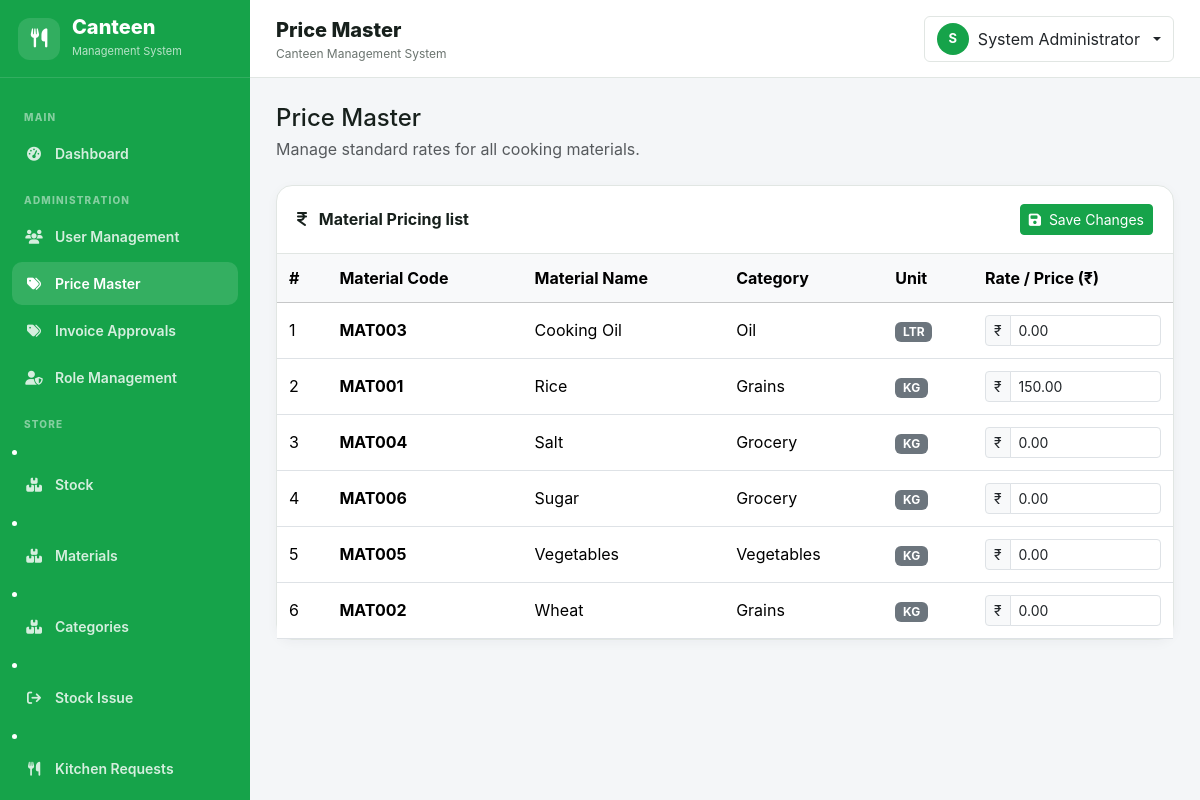
/admin/price_master.php (signed in), run on the app's committed database.
### tables this page shows
CREATE TABLE `materials` (
  `id` int(10) UNSIGNED NOT NULL,
  `material_code` varchar(50) DEFAULT NULL,
  `material_name` varchar(150) NOT NULL,
  `category` varchar(100) DEFAULT NULL,
  `unit` varchar(50) NOT NULL,
  `unit_price` decimal(10,2) NOT NULL DEFAULT 0.00,
  `minimum_stock` decimal(12,2) DEFAULT 0.00,
  `current_stock` decimal(12,2) DEFAULT 0.00,
  `status` enum('Enable','Disabled') DEFAULT 'Enable',
  `created_at` datetime DEFAULT current_timestamp(),
  `updated_at` datetime DEFAULT NULL ON UPDATE current_timestamp()
);

### includes/functions.php (called while the page is built, shortened)
<?php
function e(?string $value): string {
    return htmlspecialchars($value ?? '', ENT_QUOTES, 'UTF-8');
}

### admin/price_master.php (the view, shortened to what this page needs)
<?php
require_once __DIR__ . '/../config/database.php';
require_once __DIR__ . '/../includes/functions.php';
$materials = $con->query("
    SELECT id, material_code, material_name, category, unit, unit_price, status
    FROM materials
    ORDER BY material_name ASC
")->fetchAll();
require_once __DIR__ . '/../includes/header.php';
require_once __DIR__ . '/../includes/sidebar.php';
?>
<main class="main-content">
    <?php require_once __DIR__ . '/../includes/topbar.php'; ?>
    <div class="page-body">
        <div class="mb-4">
            <h4 class="mb-1">Price Master</h4>
            <div class="text-muted">Manage standard rates for all cooking materials.</div>
        </div>
        <div class="content-card">
            <div class="content-card-header d-flex justify-content-between align-items-center">
                <div>
                    <strong><i class="fa-solid fa-indian-rupee-sign me-2"></i> Material Pricing list</strong>
                </div>
                <button type="submit" form="priceForm" name="update_prices" class="btn btn-primary btn-sm">
                    <i class="fa-solid fa-save me-1"></i> Save Changes
                </button>
            </div>
            <div class="content-card-body p-0">
                <form method="POST" id="priceForm">
                    <div class="table-responsive">
                        <table class="table table-hover align-middle mb-0">
                            <thead class="table-light">
                                <tr>
                                    <th>#</th>
                                    <th>Material Code</th>
                                    <th>Material Name</th>
                                    <th>Category</th>
                                    <th>Unit</th>
                                    <th width="200">Rate / Price (₹)</th>
                                </tr>
                            </thead>
                            <tbody>
                                <?php if (empty($materials)): ?>
                                    <tr>
                                        <td colspan="6" class="text-center text-muted py-4">No materials found.</td>
                                    </tr>
                                <?php else: ?>
                                    <?php foreach ($materials as $index => $material): ?>
                                        <tr>
                                            <td><?= $index + 1 ?></td>
                                            <td><strong><?= e($material['material_code']) ?></strong></td>
                                            <td><?= e($material['material_name']) ?></td>
                                            <td><?= e($material['category']) ?></td>
                                            <td><span class="badge bg-secondary"><?= e($material['unit']) ?></span></td>
                                            <td>
                                                <div class="input-group input-group-sm">
                                                    <span class="input-group-text">₹</span>
                                                    <input
                                                        type="number"
                                                        name="prices[<?= $material['id'] ?>]"
                                                        class="form-control"
                                                        min="0"
                                                        step="0.01"
                                                        value="<?= e($material['unit_price'] ?? '0.00') ?>"
                                                        <?= $material['status'] === 'Disable' ? 'readonly' : '' ?>
                                                    >
                                                </div>
                                            </td>
                                        </tr>
                                    <?php endforeach; ?>
                                <?php endif; ?>
                            </tbody>
                        </table>
                    </div>
                </form>
            </div>
        </div>
    </div>
</main>
<?php require_once __DIR__ . '/../includes/footer.php'; ?>

### assets/css/app.css (style rules this page uses)
:root { --primary: #16a34a; --primary-dark: #15803d; --primary-soft: #f0fdf4; --accent: #f59e0b; --bg: #f4f6f8; --card: #ffffff; --text: #17201c; --muted: #6b746f; --border: #e1e6e3; --sidebar-width: 250px; }
* { box-sizing: border-box; }
body { margin: 0; background: var(--bg); color: var(--text); font-family: Inter, system-ui, -apple-system, "Segoe UI", Arial, sans-serif; }
.main-content { margin-left: var(--sidebar-width); min-height: 100vh; }
.page-body { padding: 26px; }
.content-card { background: #fff; border: 1px solid var(--border); border-radius: 16px; box-shadow: 0 3px 12px rgba(17, 24, 39, .04); }
.content-card-header { padding: 18px 20px; border-bottom: 1px solid var(--border); display: flex; align-items: center; justify-content: space-between; gap: 10px; }
.content-card-body { padding: 20px; }
.table > :not(caption) > * > * { padding: 12px; }
.btn-primary { --bs-btn-bg: var(--primary); --bs-btn-border-color: var(--primary); --bs-btn-hover-bg: var(--primary-dark); --bs-btn-hover-border-color: var(--primary-dark); }
:root { --auth-primary: #16a34a; --auth-primary-dark: #15803d; --auth-primary-soft: #f0fdf4; }

### data on the page
materials: material_code "MAT003", material_name "Cooking Oil", category "Oil", unit "LTR", id+unit_price+status "0.00"
materials: material_code "MAT001", material_name "Rice", category "Grains", unit "KG", id+unit_price+status "150.00"
materials: material_code "MAT004", material_name "Salt", category "Grocery", unit "KG", id+unit_price+status "0.00"
materials: material_code "MAT006", material_name "Sugar", category "Grocery", unit "KG", id+unit_price+status "0.00"
materials: material_code "MAT005", material_name "Vegetables", category "Vegetables", unit "KG", id+unit_price+status "0.00"
materials: material_code "MAT002", material_name "Wheat", category "Grains", unit "KG", id+unit_price+status "0.00"

### other printed values
$pageTitle "Price Master"
substr($_SESSION['employee_name'] ?? 'U', 0, 1) "S"
$_SESSION['employee_name'] "System Administrator"
